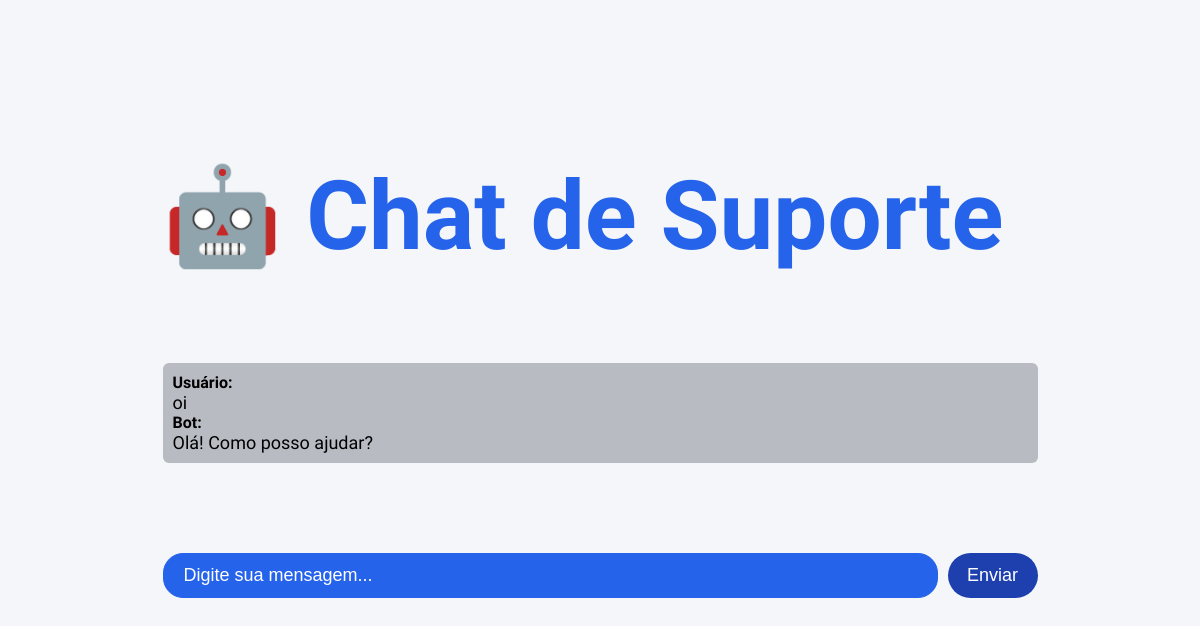
Before: / with the older database file.
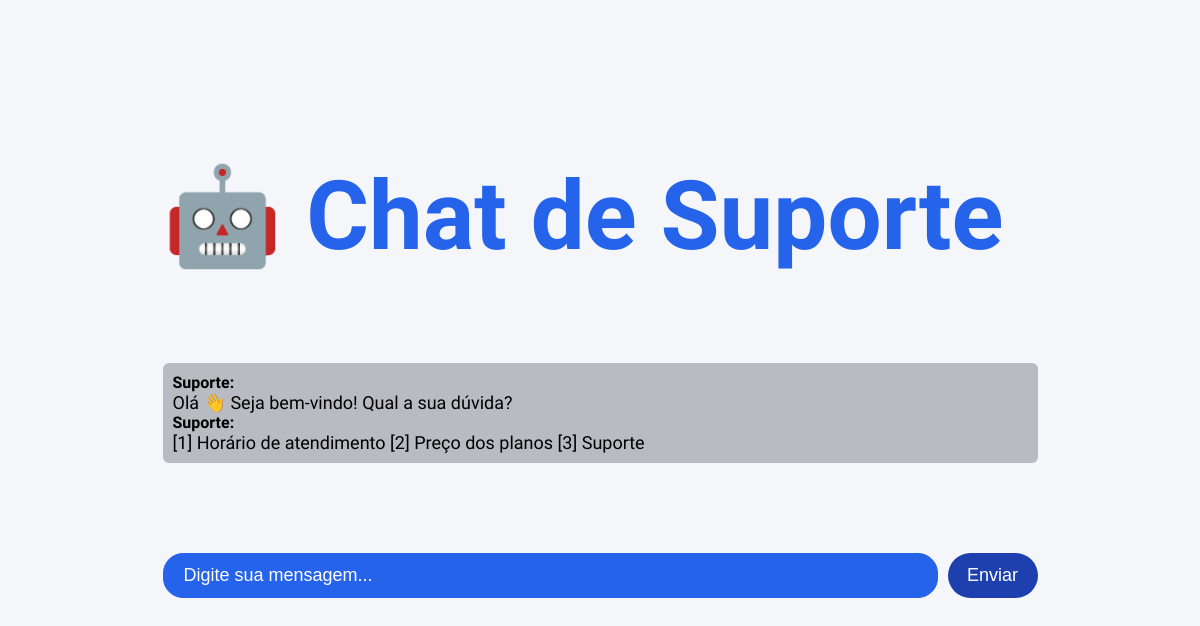
After: the same page with the newer database file.
### tables this page shows
CREATE TABLE mensagens (
            id INTEGER PRIMARY KEY AUTOINCREMENT,
            usuario TEXT NOT NULL,
            mensagem TEXT NOT NULL
        );

### app.py (the view, shortened to what this page needs)
@app.route("/", methods=["GET", "POST"])
def chat():
    conn = sqlite3.connect("database.db")
    cursor = conn.cursor()
    if request.method == "GET":
        cursor.execute("SELECT COUNT(*) FROM mensagens")
        total = cursor.fetchone()[0]
    cursor.execute("SELECT usuario, mensagem FROM mensagens")
    mensagens = cursor.fetchall()
    conn.close()
    return render_template("index.html", mensagens=mensagens)

### templates/index.html (shortened to what this page needs)
<!DOCTYPE html>
<html lang="en">
<head>
    <link rel="stylesheet" href="../static/css/style.css">
</head>
<body>
    <main>
        <div class="chat-container">
            <h1>🤖 Chat de Suporte</h1>
            <div class="chat-box">
                {% for usuario, mensagem in mensagens %}
                {% if usuario == "Usuário" %}
                <div class="mensagem usuario">
                    <strong>{{ usuario }}:</strong>
                    <p>{{ mensagem }}</p>
                </div>
                {% else %}
                <div class="mensagem bot">
                    <strong>{{ usuario }}:</strong>
                    <p>{{ mensagem }}</p>
                </div>
                {% endif %}
                {% endfor %}
            </div>
            <form method="POST" class="form-chat">
                <input type="text" name="mensagem" placeholder="Digite sua mensagem..." required>
                <button type="submit">Enviar</button>
            </form>
        </div>
    </main>
</body>
</html>

### static/css/style.css (style rules this page uses)
* { margin: 0; padding: 0; box-sizing: border-box; text-decoration: none; border: none; background: none; text-decoration: none; }
body { background-color: #F4F6F9; font-family: "Raleway", sans-serif; }
main { display: flex; justify-content: center; align-items: center; padding-top: 160px; }
.chat-container h1 { font-size: 96px; font-weight: bold; color: #2563EB; }
.chat-container { display: flex; flex-direction: column; gap: 90px; }
.chat-container form { display: flex; justify-content: center; align-items: center; }
.chat-container form input { width: 775px; height: 45px; padding: 0 20px; border-radius: 20px; background-color: #2563EB; border: 1px solid #2563EB; font-size: 18px; }
.chat-container form input::placeholder { color: #FFFFFF; font-size: 18px; }
.chat-container form button { width: 90px; height: 45px; border-radius: 83px; background-color: #1E40AF; color: #FFFFFF; font-size: 18px; margin-left: 10px; cursor: pointer; }
.chat-box { background-color: #B8BBC2; padding: 10px; border-radius: 6px; }
p { font-size: 18px; }

Changed rows visible on the page:
removed mensagens: usuario "Bot", mensagem "Olá! Como posso ajudar?"
changed mensagens: usuario "Usuário" → "Suporte"; mensagem "oi" → "Olá 👋 Seja bem-vindo! Qual a sua dúvida?"
added mensagens: usuario "Suporte", mensagem "[1] Horário de atendimento [2] Preço dos planos [3] Suporte"
